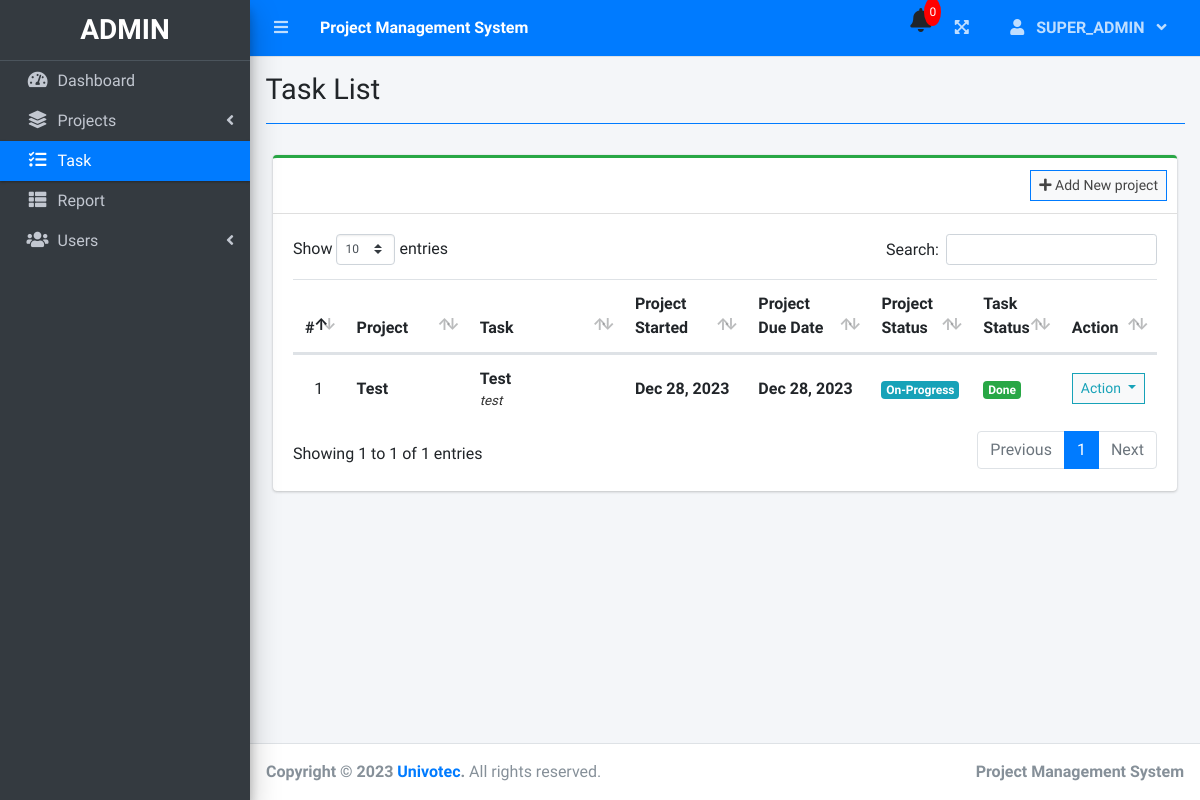
The app's page /index.php?page=task_list (signed in), older data.
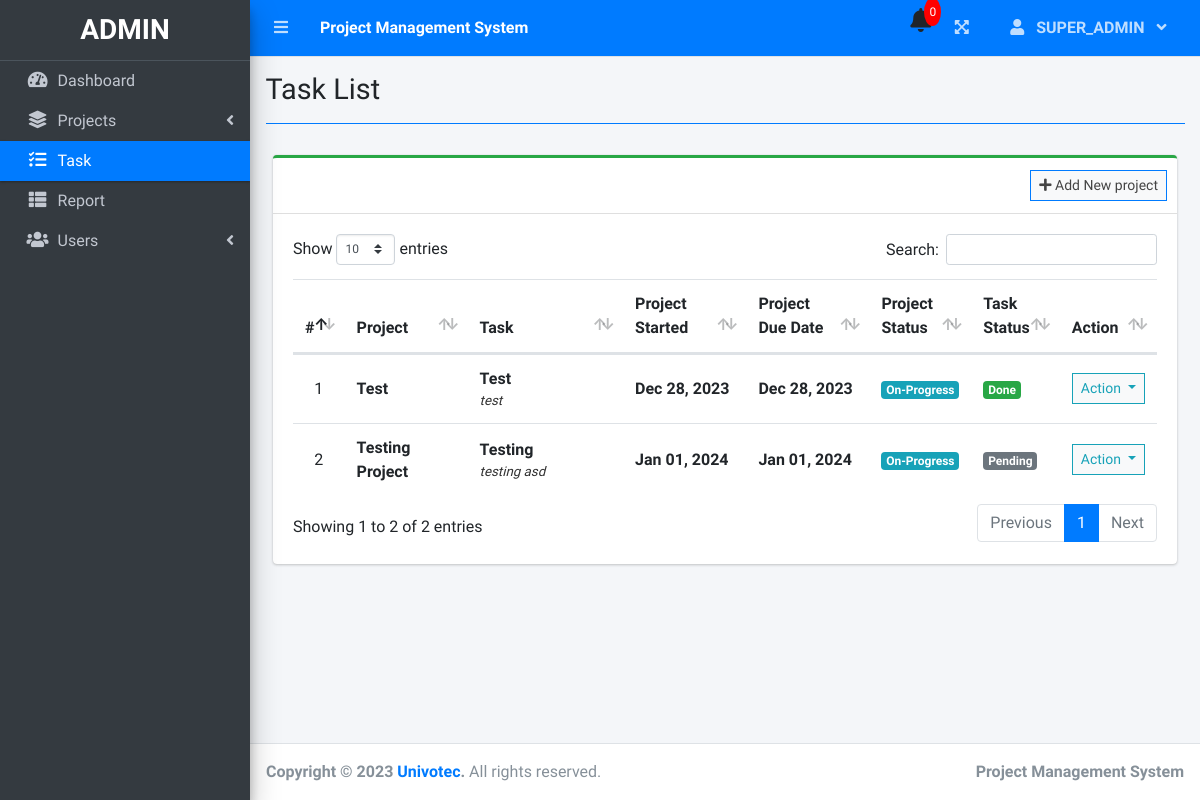
The same page, newer data.
### tables this page shows
CREATE TABLE `task_list` (
  `id` int(30) NOT NULL,
  `project_id` int(30) NOT NULL,
  `task` varchar(200) NOT NULL,
  `description` text NOT NULL,
  `type` tinyint(4) NOT NULL,
  `priority` tinyint(4) NOT NULL,
  `start_date` date NOT NULL,
  `due_date` date NOT NULL,
  `progress` varchar(20) NOT NULL,
  `status` tinyint(4) NOT NULL,
  `date_created` datetime NOT NULL DEFAULT current_timestamp()
);

CREATE TABLE `project_list` (
  `id` int(30) NOT NULL,
  `name` varchar(200) NOT NULL,
  `description` text NOT NULL,
  `status` tinyint(2) NOT NULL,
  `start_date` date NOT NULL,
  `review_brief_date` date NOT NULL,
  `design_date` date NOT NULL,
  `development_date` date NOT NULL,
  `site_test_date` date NOT NULL,
  `uat_date` date NOT NULL,
  `go_live_date` date NOT NULL,
  `end_date` date NOT NULL,
  `manager_id` int(30) NOT NULL,
  `user_ids` text NOT NULL,
  `date_created` datetime NOT NULL DEFAULT current_timestamp()
);

### task_list.php (the view, shortened to what this page needs)
<?php include'db_connect.php' ?>
<div class="col-lg-12">
	<div class="card card-outline card-success">
		<div class="card-header">
			<div class="card-tools">
				<a class="btn btn-block btn-sm btn-default btn-flat border-primary" href="./index.php?page=new_project"><i class="fa fa-plus"></i> Add New project</a>
			</div>
		</div>
		<div class="card-body">
			<table class="table tabe-hover table-condensed" id="list">
				<colgroup>
					<col width="5%">
					<col width="15%">
					<col width="20%">
					<col width="15%">
					<col width="15%">
					<col width="10%">
					<col width="10%">
					<col width="10%">
				</colgroup>
				<thead>
					<tr>
						<th class="text-center">#</th>
						<th>Project</th>
						<th>Task</th>
						<th>Project Started</th>
						<th>Project Due Date</th>
						<th>Project Status</th>
						<th>Task Status</th>
						<th>Action</th>
					</tr>
				</thead>
				<tbody>
					<?php
					$i = 1;
					$where = "";
					$stat = array("Pending","Started","On-Progress","On-Hold","Over Due","Done");
					$qry = $conn->query("SELECT t.*,p.name as pname,p.start_date,p.status as pstatus, p.end_date,p.id as pid FROM task_list t inner join project_list p on p.id = t.project_id $where order by p.name asc");
					while($row= $qry->fetch_assoc()):
						$trans = get_html_translation_table(HTML_ENTITIES,ENT_QUOTES);
						unset($trans["\""], $trans["<"], $trans[">"], $trans["<h2"]);
						$desc = strtr(html_entity_decode($row['description']),$trans);
						$desc=str_replace(array("<li>","</li>"), array("",", "), $desc);
		                $cprog = $conn->query("SELECT * FROM task_list where project_id = {$row['pid']} and status = 3")->num_rows;
		                $prod = $conn->query("SELECT * FROM user_productivity where project_id = {$row['pid']}")->num_rows;
		                if($row['pstatus'] == 0 && strtotime(date('Y-m-d')) >= strtotime($row['start_date'])):
		                if($prod  > 0  || $cprog > 0)
		                  $row['pstatus'] = 2;
		                else
		                  $row['pstatus'] = 1;
		                elseif($row['pstatus'] == 0 && strtotime(date('Y-m-d')) > strtotime($row['end_date'])):
		                $row['pstatus'] = 4;
		                endif;
					?>
					<tr>
						<td class="text-center"><?php echo $i++ ?></td>
						<td>
							<p><b><?php echo ucwords($row['pname']) ?></b></p>
						</td>
						<td>
							<p><b><?php echo ucwords($row['task']) ?></b></p>
							<p class="truncate"><?php echo strip_tags($desc) ?></p>
						</td>
						<td><b><?php echo date("M d, Y",strtotime($row['start_date'])) ?></b></td>
						<td><b><?php echo date("M d, Y",strtotime($row['end_date'])) ?></b></td>
						<td class="text-center">
							<?php
							  if($stat[$row['pstatus']] =='Pending'){
							  	echo "<span class='badge badge-secondary'>{$stat[$row['pstatus']]}</span>";
							  }elseif($stat[$row['pstatus']] =='Started'){
							  	echo "<span class='badge badge-primary'>{$stat[$row['pstatus']]}</span>";
							  }elseif($stat[$row['pstatus']] =='On-Progress'){
							  	echo "<span class='badge badge-info'>{$stat[$row['pstatus']]}</span>";
							  }elseif($stat[$row['pstatus']] =='On-Hold'){
							  	echo "<span class='badge badge-warning'>{$stat[$row['pstatus']]}</span>";
							  }elseif($stat[$row['pstatus']] =='Over Due'){
							  	echo "<span class='badge badge-danger'>{$stat[$row['pstatus']]}</span>";
							  }elseif($stat[$row['pstatus']] =='Done'){
							  	echo "<span class='badge badge-success'>{$stat[$row['pstatus']]}</span>";
							  }
							?>
						</td>
						<td>
                        	<?php
                        	if($row['status'] == 1){
						  		echo "<span class='badge badge-secondary'>Pending</span>";
                        	}elseif($row['status'] == 2){
						  		echo "<span class='badge badge-primary'>On-Progress</span>";
                        	}elseif($row['status'] == 3){
						  		echo "<span class='badge badge-success'>Done</span>";
                        	}
                        	?>
                        </td>
						<td class="text-center">
							<button type="button" class="btn btn-default btn-sm btn-flat border-info wave-effect text-info dropdown-toggle" data-toggle="dropdown" aria-expanded="true">
		                      Action
		                    </button>
						</td>
					</tr>
				<?php endwhile; ?>
				</tbody>
			</table>
		</div>
	</div>
</div>

Row changes from the older to the newer data that the page shows:
added task_list: project_list.name "Testing Project", task "Testing", description "testing asd", project_list.start_date "Jan 01, 2024", project_list.end_date "Jan 01, 2024", type "On-Progress", status "Pending"
Text that changed along with them:
text written by a page script: "Show entries Search: Showing 1 to 1 of 1 entries Previous 1 Next" → "Show entries Search: Showing 1 to 2 of 2 entries Previous 1 Next"
